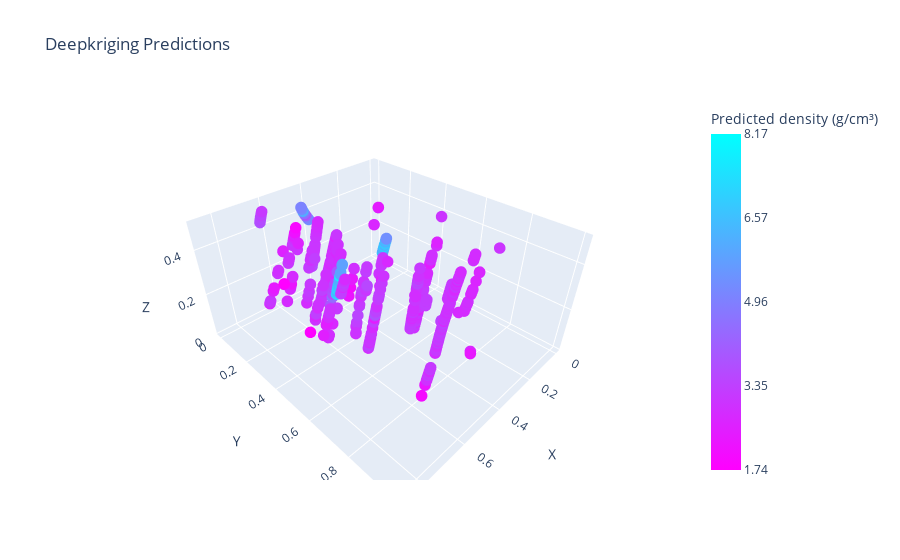

The notebook cell this image was saved under:
### Code cell
test_data_xyz = trainer.test_data[['X', 'Y', 'Z']].values
test_predictions_dk = test_predictions_dk.ravel() * multipliers['Density_gcm3']

norm = Normalize(vmin=test_predictions_dk.min(), vmax=test_predictions_dk.max())


# Create custom colormap: magenta to cyan
custom_cmap = [[0.0, 'rgb(255, 0, 255)'], [1.0, 'rgb(0, 255, 255)']]

fig = go.Figure(data=[go.Scatter3d(
    x=test_data_xyz[:, 0],
    y=test_data_xyz[:, 1],
    z=test_data_xyz[:, 2],
    mode='markers',
    marker=dict(
        size=4,
        color=test_predictions_dk,
        colorscale=custom_cmap, 
        cmin=norm.vmin,  
        cmax=norm.vmax, 
        colorbar=dict(
            title='Predicted density (g/cm³)',
            tickvals=np.linspace(norm.vmin, norm.vmax, 5),  
            ticktext=[f'{v:.2f}' for v in np.linspace(norm.vmin, norm.vmax, 5)]  
        )
    )
)])

fig.update_layout(
    title='Deepkriging Predictions',
    scene=dict(
        xaxis_title='X',
        yaxis_title='Y',
        zaxis_title='Z'
    )
)

fig.show()

### Figure 1 — Plotly figure (JSON) as saved in the notebook; plotly's stock layout.template omitted (floating-point values rounded to 4 significant figures; data arrays with more than 128 entries replaced by an {"elided": "..."} marker saying what was removed)
{"data": [{"marker": {"cmax": 8.174, "cmin": 1.743, "color": {"elided": "786 float values"}, "colorbar": {"ticktext": ["1.74", "3.35", "4.96", "6.57", "8.17"], "tickvals": [1.743, 3.351, 4.959, 6.566, 8.174], "title": {"text": "Predicted density (g/cm³)"}}, "colorscale": [[0, "rgb(255, 0, 255)"], [1, "rgb(0, 255, 255)"]], "size": 4}, "mode": "markers", "type": "scatter3d", "x": {"elided": "786 float values"}, "y": {"elided": "786 float values"}, "z": {"elided": "786 float values"}}], "layout": {"scene": {"xaxis": {"title": {"text": "X"}}, "yaxis": {"title": {"text": "Y"}}, "zaxis": {"title": {"text": "Z"}}}, "title": {"text": "Deepkriging Predictions"}}}
